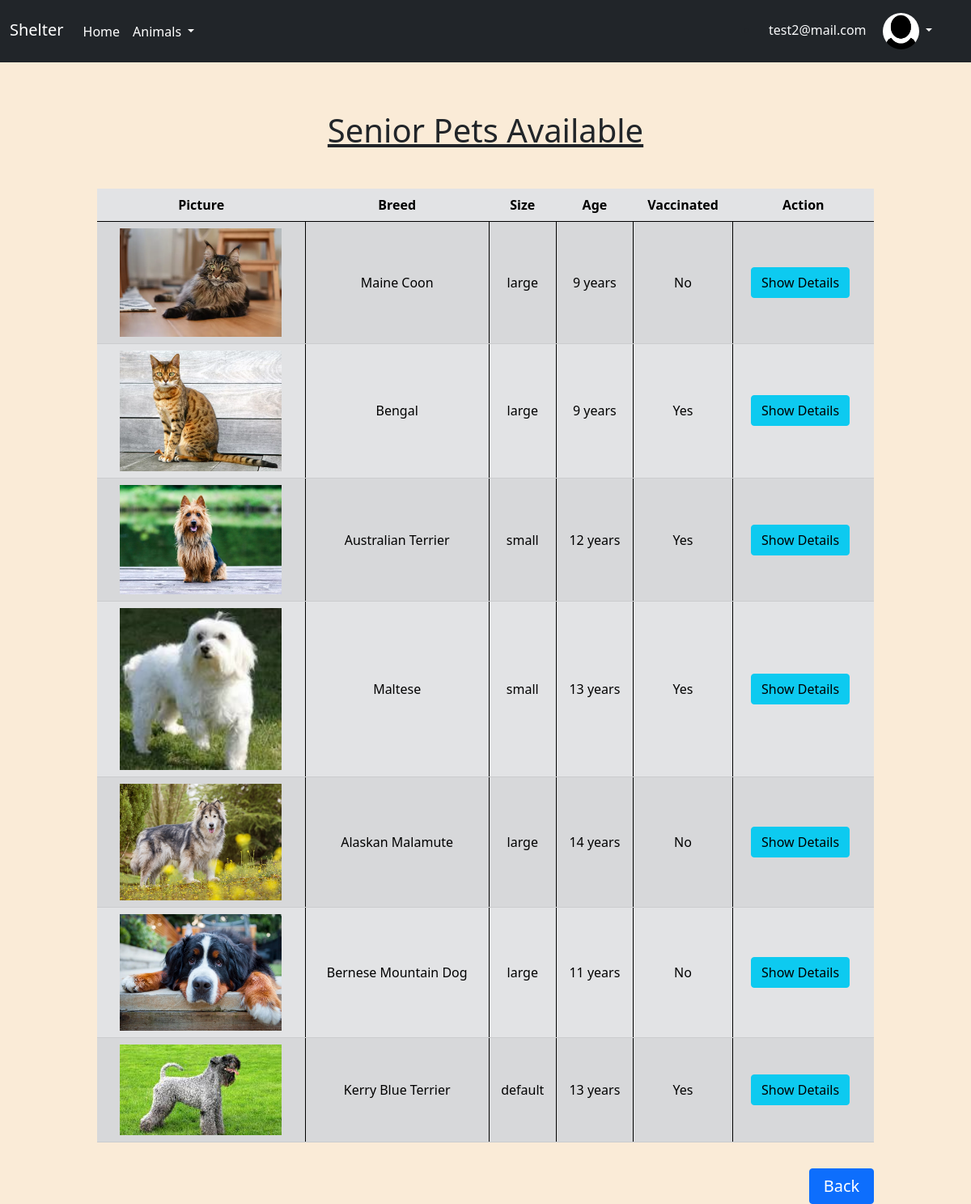
/animals/seniorAdmin.php (signed in), run on the app's committed database.
### tables this page shows
CREATE TABLE `user` (
  `user_id` int(11) NOT NULL,
  `first_name` varchar(255) NOT NULL,
  `last_name` varchar(255) NOT NULL,
  `email` varchar(255) NOT NULL,
  `phone_number` bigint(15) NOT NULL,
  `address` varchar(255) NOT NULL,
  `picture` varchar(255) DEFAULT NULL,
  `password` varchar(255) NOT NULL,
  `status` varchar(255) NOT NULL
);

CREATE TABLE `animal` (
  `animal_id` int(11) NOT NULL,
  `name` varchar(255) NOT NULL,
  `photo` varchar(255) DEFAULT NULL,
  `location` varchar(255) NOT NULL,
  `description` varchar(255) NOT NULL,
  `size` varchar(255) NOT NULL,
  `age` int(3) NOT NULL,
  `vaccinated` varchar(255) NOT NULL,
  `breed` varchar(255) NOT NULL
);

### animals/seniorAdmin.php (the view, shortened to what this page needs)
<?php
require_once "../components/db_connect.php";
$list = "";
$mysql = "SELECT * FROM animal WHERE age >= 8";
$result = mysqli_query($connect, $mysql);
if (mysqli_num_rows($result) > 0) {
    while ($row = mysqli_fetch_assoc($result)) {
        $list .=  "
        <tr>
        <td style='border-left: none !important'><img class='image' src='../pictures/" . $row["photo"] . "'></td>
        <td>" . $row['breed'] . "</td>
        <td>" . $row['size'] . "</td>
        <td>" . $row['age'] . " years</td>
        <td>" . $row['vaccinated'] . "</td>
        <td style='border-right: none !important'><a href='../detailsAdmin.php?id=" . $row["animal_id"] . "'><button class='btn btn-info me-2' type='button'>Show Details</button></a></td>
        ";
    }
} else {
    $list = "<tr><td colspan='4' class='text-center'>No data available</td></tr>";
}
$query = "SELECT * FROM user WHERE user_id = {$_SESSION['admin']}";
$result2 = mysqli_query($connect, $query);
$row2 = mysqli_fetch_assoc($result2);
$email = $row2['email'];
$picture = $row2['picture'];
?>
<!DOCTYPE html>
<html lang="en">
<head>
    <?php require_once "../components/boot.php" ?>
</head>
<body>
    <nav class="navbar navbar-expand-lg navbar-dark bg-dark">
        <div class="container-fluid">
            <a class="navbar-brand mb-1">Shelter</a>
            <div class="collapse navbar-collapse" id="navbarNavAltMarkup">
                <div class="navbar-nav">
                    <a class="nav-link active" href="../index.php">Home</a>
                    <li class="nav-item dropdown">
                        <a class="nav-link dropdown-toggle active" href="#" role="button" data-bs-toggle="dropdown" aria-expanded="false">
                            Animals
                        </a>
                    </li>
                </div>
                <div style="margin-left:auto; margin-right: 20px;">
                    <li class="nav-item dropdown">
                        <a class="userNameNav active ms-2 text-light text-decoration-none" style="display:inline-block" href="#" role="button" data-bs-toggle="dropdown" aria-expanded="false">
                            <?= $email ?>
                        </a>
                        <a class="nav-link dropdown-toggle text-light" style="display:inline-block; text-decoration: none !important;"" href=" #" role="button" data-bs-toggle="dropdown" aria-expanded="false">
                            <img src='../pictures/<?= $picture ?>' class="rounded-circle img-fluid" style="width: 45px; height: 45px">
                        </a>
                    </li>
                </div>
            </div>
        </div>
    </nav>
    <div class="animals">
        <p class="h1 text-center text-decoration-underline mb-5">Senior Pets Available</p>
        <table class='table table-striped table-secondary table-hover'>
            <thead>
                <tr>
                    <th class="text-center">Picture</th>
                    <th class="text-center">Breed</th>
                    <th class="text-center">Size</th>
                    <th class="text-center">Age</th>
                    <th class="text-center">Vaccinated</th>
                    <th class="text-center">Action</th>
                </tr>
            </thead>
            <tbody>
                <?= $list ?>
            </tbody>
        </table>
        <button class="btn btn-primary mt-3 fs-5 btn-back">Back</button>
    </div>
</body>
</html>

### animals/seniorAdmin.php (style rules this page uses)
.animals { margin: 5% auto; width: 80%; }
td { text-align: center; vertical-align: middle; border-left: 1px solid black; border-right: 1px solid black; }
.image { width: 200px; }
html, body { background-color: antiquewhite; }
.btn-back { width: 80px; float: right; }

### data on the page
user: email "test2@mail.com", picture (placeholder picture)
animal: photo (picture), breed "Maine Coon", size "large", age "9", vaccinated "No"
animal: photo (picture), breed "Bengal", size "large", age "9", vaccinated "Yes"
animal: photo (picture), breed "Australian Terrier", size "small", age "12", vaccinated "Yes"
animal: photo (picture), breed "Maltese", size "small", age "13", vaccinated "Yes"
animal: photo (picture), breed "Alaskan Malamute", size "large", age "14", vaccinated "No"
animal: photo (picture), breed "Bernese Mountain Dog", size "large", age "11", vaccinated "No"
animal: photo (picture), breed "Kerry Blue Terrier", size "default", age "13", vaccinated "Yes"
